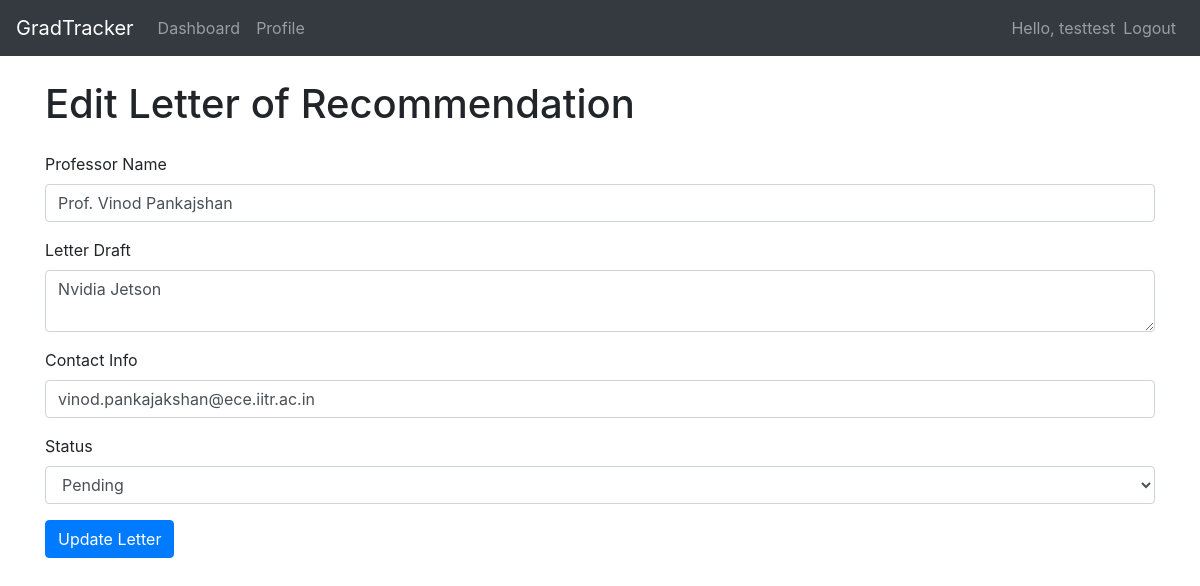
The page /professor/edit/1 (signed in) on the database as committed earlier.
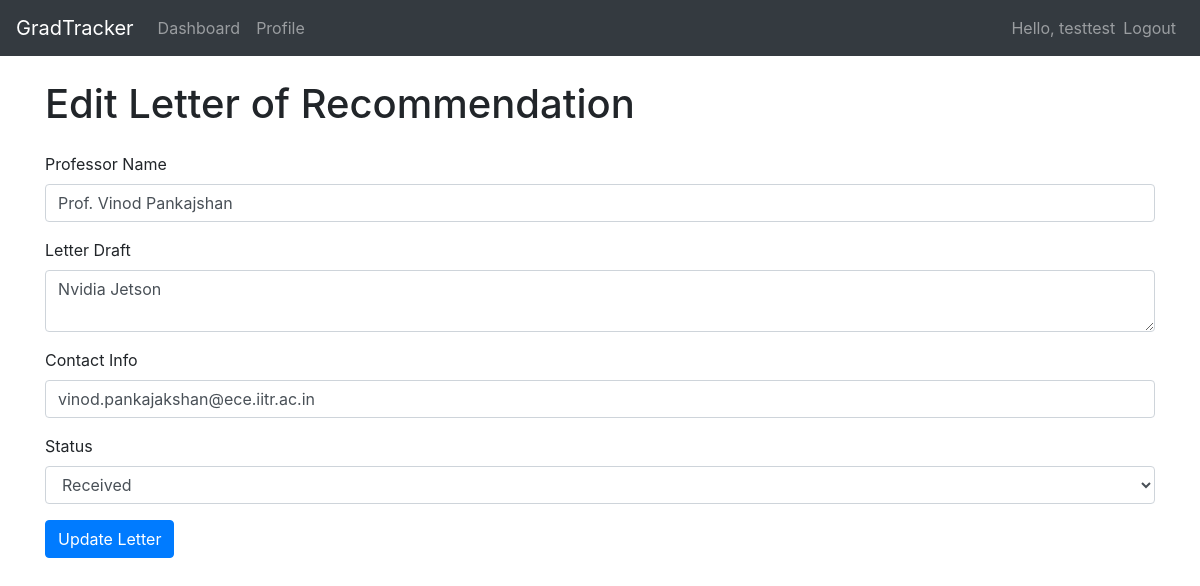
The same page on the database as committed later.
### app/models/models.py (models this page shows)
class Professor(db.Model):
    id = db.Column(db.Integer, primary_key=True)
    name = db.Column(db.String(200), nullable=False)
    letter_draft = db.Column(db.Text)
    contact_info = db.Column(db.String(300))
    status = db.Column(db.String(100))
    user_id = db.Column(db.Integer, db.ForeignKey('user.id'))

### app/routes/views.py (the view, shortened to what this page needs)
@main.route('/professor/edit/<int:professor_id>', methods=['GET', 'POST'])
@login_required
def edit_professor(professor_id):
    professor = Professor.query.get_or_404(professor_id)
    form = ProfessorForm(obj=professor)
    return render_template('edit_professor.html', form=form, professor_id=professor_id)

### app/forms.py
class ProfessorForm(FlaskForm):
    name = StringField('Professor Name', validators=[DataRequired(), Length(max=200)])
    letter_draft = TextAreaField('Letter Draft', validators=[Optional(), Length(max=5000)])
    contact_info = StringField('Contact Info', validators=[Optional(), Email(), Length(max=300)])
    status = SelectField('Status', choices=[('pending', 'Pending'), ('submitted', 'Submitted'), ('received', 'Received')], validators=[DataRequired()])

### app/__init__.py (called while the page is built)
@login_manager.user_loader
def load_user(user_id):
    return User.query.get(int(user_id))

### app/templates/edit_professor.html (shortened to what this page needs)
{% extends 'layout.html' %}
{% block content %}
    <h1>Edit Letter of Recommendation</h1>
    <form action="{{ url_for('main.edit_professor', professor_id=professor_id) }}" method="post" class="mt-4">
        <div class="form-group">
            {{ form.name.label }}
            {{ form.name(class="form-control") }}
        </div>
        <div class="form-group">
            {{ form.letter_draft.label }}
            {{ form.letter_draft(class="form-control") }}
        </div>
        <div class="form-group">
            {{ form.contact_info.label }}
            {{ form.contact_info(class="form-control") }}
        </div>
        <div class="form-group">
            {{ form.status.label }}
            {{ form.status(class="form-control") }}
        </div>
        <button type="submit" class="btn btn-primary">Update Letter</button>
    </form>
{% endblock %}

Rows that differ between the two databases and show on the page:
changed Professor "Prof. Vinod Pankajshan": status "Pending" → "Received"
